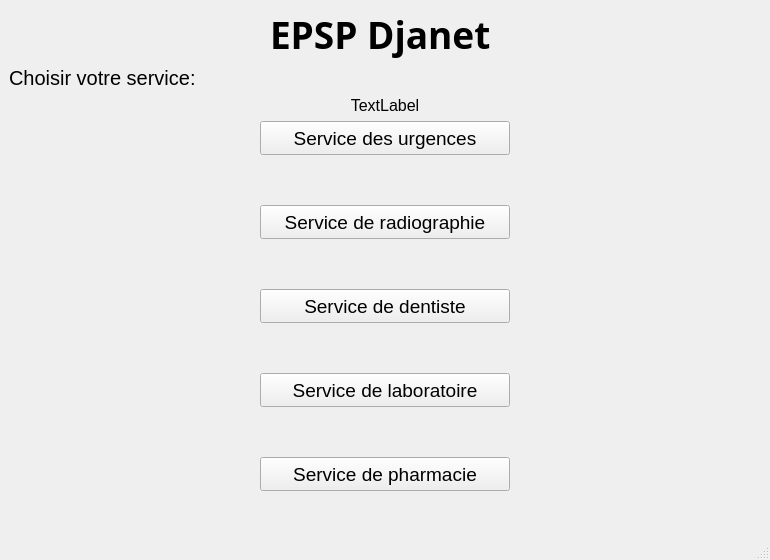
<?xml version="1.0" encoding="UTF-8"?>
<ui version="4.0">
 <class>MainWindow</class>
 <widget class="QMainWindow" name="MainWindow">
  <property name="geometry">
   <rect>
    <x>0</x>
    <y>0</y>
    <width>770</width>
    <height>560</height>
   </rect>
  </property>
  <property name="minimumSize">
   <size>
    <width>770</width>
    <height>560</height>
   </size>
  </property>
  <property name="maximumSize">
   <size>
    <width>770</width>
    <height>560</height>
   </size>
  </property>
  <property name="contextMenuPolicy">
   <enum>Qt::NoContextMenu</enum>
  </property>
  <property name="windowTitle">
   <string>EPSP DJANET</string>
  </property>
  <widget class="QWidget" name="centralwidget">
   <property name="enabled">
    <bool>true</bool>
   </property>
   <property name="minimumSize">
    <size>
     <width>770</width>
     <height>540</height>
    </size>
   </property>
   <property name="maximumSize">
    <size>
     <width>770</width>
     <height>540</height>
    </size>
   </property>
   <property name="baseSize">
    <size>
     <width>770</width>
     <height>540</height>
    </size>
   </property>
   <property name="contextMenuPolicy">
    <enum>Qt::NoContextMenu</enum>
   </property>
   <layout class="QVBoxLayout" name="verticalLayout">
    <item>
     <widget class="QLabel" name="label">
      <property name="sizePolicy">
       <sizepolicy hsizetype="Preferred" vsizetype="Fixed">
        <horstretch>0</horstretch>
        <verstretch>0</verstretch>
       </sizepolicy>
      </property>
      <property name="font">
       <font>
        <family>MS Reference Sans Serif</family>
        <pointsize>28</pointsize>
        <weight>75</weight>
        <italic>false</italic>
        <bold>true</bold>
        <underline>false</underline>
       </font>
      </property>
      <property name="text">
       <string>EPSP Djanet </string>
      </property>
      <property name="textFormat">
       <enum>Qt::AutoText</enum>
      </property>
      <property name="alignment">
       <set>Qt::AlignCenter</set>
      </property>
     </widget>
    </item>
    <item>
     <widget class="QLabel" name="label_2">
      <property name="sizePolicy">
       <sizepolicy hsizetype="Preferred" vsizetype="Fixed">
        <horstretch>0</horstretch>
        <verstretch>0</verstretch>
       </sizepolicy>
      </property>
      <property name="font">
       <font>
        <pointsize>15</pointsize>
       </font>
      </property>
      <property name="text">
       <string>Choisir votre service:</string>
      </property>
     </widget>
    </item>
    <item>
     <widget class="QLabel" name="label_3">
      <property name="sizePolicy">
       <sizepolicy hsizetype="Preferred" vsizetype="Fixed">
        <horstretch>0</horstretch>
        <verstretch>0</verstretch>
       </sizepolicy>
      </property>
      <property name="font">
       <font>
        <pointsize>12</pointsize>
       </font>
      </property>
      <property name="text">
       <string>TextLabel</string>
      </property>
      <property name="alignment">
       <set>Qt::AlignCenter</set>
      </property>
     </widget>
    </item>
    <item>
     <layout class="QGridLayout" name="gridLayout" rowstretch="0,0,0,0,0,0" columnstretch="0" rowminimumheight="0,0,0,0,0,0">
      <property name="leftMargin">
       <number>40</number>
      </property>
      <property name="topMargin">
       <number>0</number>
      </property>
      <property name="rightMargin">
       <number>40</number>
      </property>
      <property name="bottomMargin">
       <number>40</number>
      </property>
      <property name="horizontalSpacing">
       <number>20</number>
      </property>
      <property name="verticalSpacing">
       <number>50</number>
      </property>
      <item row="1" column="0">
       <widget class="QPushButton" name="pushButton">
        <property name="sizePolicy">
         <sizepolicy hsizetype="Fixed" vsizetype="Fixed">
          <horstretch>0</horstretch>
          <verstretch>0</verstretch>
         </sizepolicy>
        </property>
        <property name="maximumSize">
         <size>
          <width>250</width>
          <height>50</height>
         </size>
        </property>
        <property name="font">
         <font>
          <pointsize>14</pointsize>
         </font>
        </property>
        <property name="text">
         <string>Service des urgences</string>
        </property>
       </widget>
      </item>
      <item row="4" column="0">
       <widget class="QPushButton" name="pushButton_4">
        <property name="maximumSize">
         <size>
          <width>250</width>
          <height>50</height>
         </size>
        </property>
        <property name="font">
         <font>
          <pointsize>14</pointsize>
         </font>
        </property>
        <property name="text">
         <string>Service de laboratoire</string>
        </property>
       </widget>
      </item>
      <item row="2" column="0">
       <widget class="QPushButton" name="pushButton_2">
        <property name="maximumSize">
         <size>
          <width>250</width>
          <height>50</height>
         </size>
        </property>
        <property name="font">
         <font>
          <pointsize>14</pointsize>
         </font>
        </property>
        <property name="text">
         <string>Service de radiographie</string>
        </property>
       </widget>
      </item>
      <item row="3" column="0">
       <widget class="QPushButton" name="pushButton_3">
        <property name="maximumSize">
         <size>
          <width>250</width>
          <height>50</height>
         </size>
        </property>
        <property name="font">
         <font>
          <pointsize>14</pointsize>
         </font>
        </property>
        <property name="text">
         <string>Service de dentiste</string>
        </property>
       </widget>
      </item>
      <item row="5" column="0">
       <widget class="QPushButton" name="pushButton_5">
        <property name="maximumSize">
         <size>
          <width>250</width>
          <height>50</height>
         </size>
        </property>
        <property name="font">
         <font>
          <pointsize>14</pointsize>
         </font>
        </property>
        <property name="text">
         <string>Service de pharmacie</string>
        </property>
       </widget>
      </item>
     </layout>
    </item>
   </layout>
  </widget>
  <widget class="QStatusBar" name="statusbar"/>
 </widget>
 <resources/>
 <connections/>
</ui>
